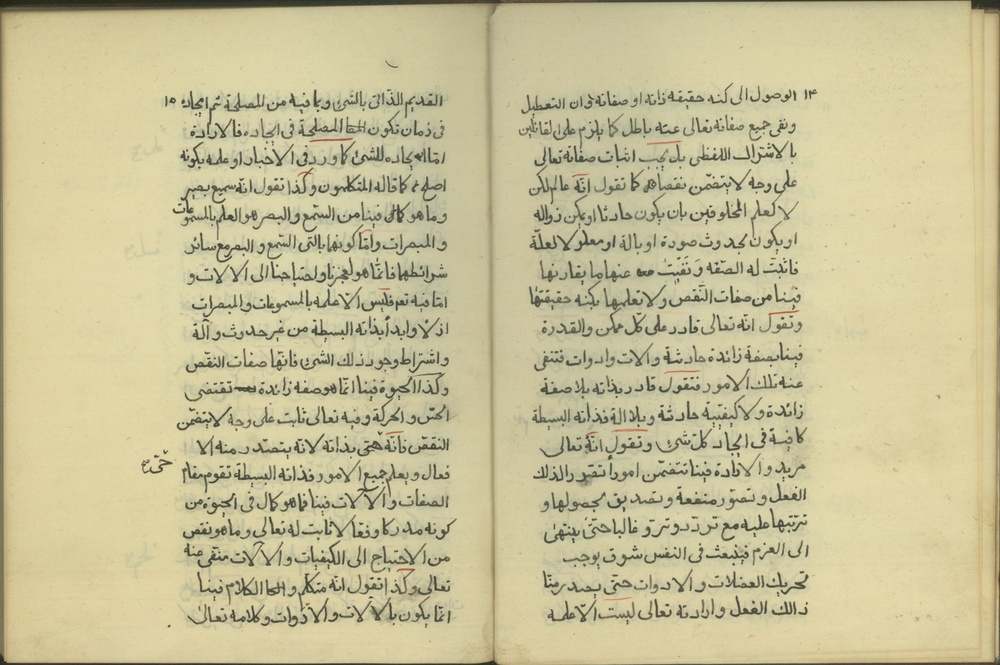
#> input picture different_binarization_threshs/img.jpg, 1000 x 665 px, shrunk from 3644 x 2423 before the run
$ python different_binarization_threshs.py
#> lines starting #> are read from the running program, lines starting #| are printed output that depends on the picture; after the words box and inside, x2 and y2 are one past the last pixel; in counts of white or black regions, pixels touching at a corner belong together
import numpy as np
import cv2
from skimage.data import page
from skimage.filters import (threshold_otsu, threshold_niblack,threshold_sauvola)

img = cv2.imread('img.jpg',0)
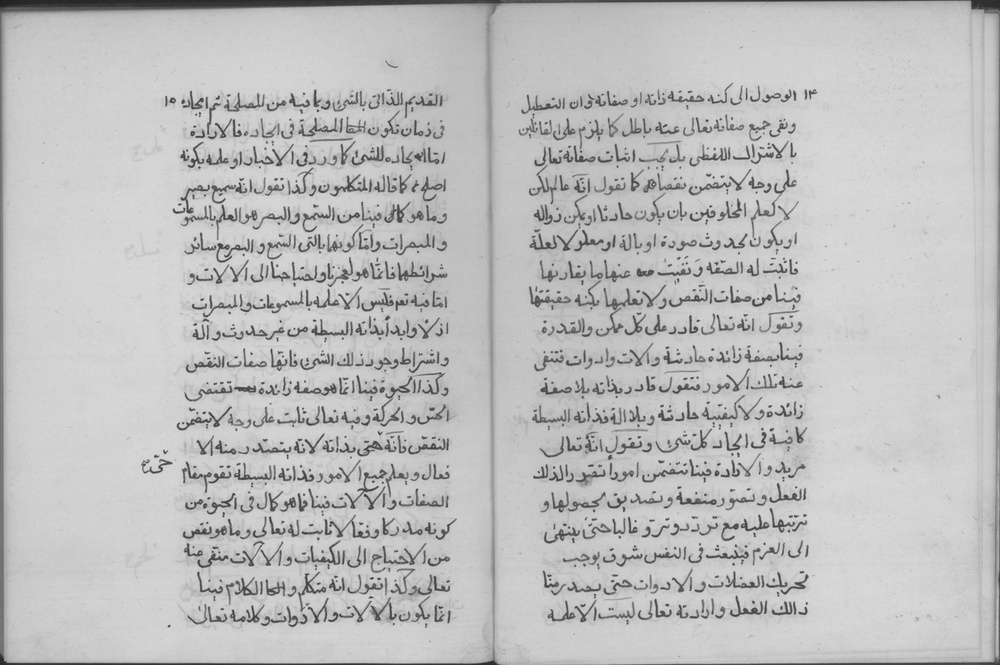
#> img: shape (665, 1000); min 30, max 220, mean 190.7
blur = cv2.GaussianBlur(img,(5,5),0)
ret, otsu = cv2.threshold(blur,0,255,cv2.THRESH_BINARY+cv2.THRESH_OTSU)
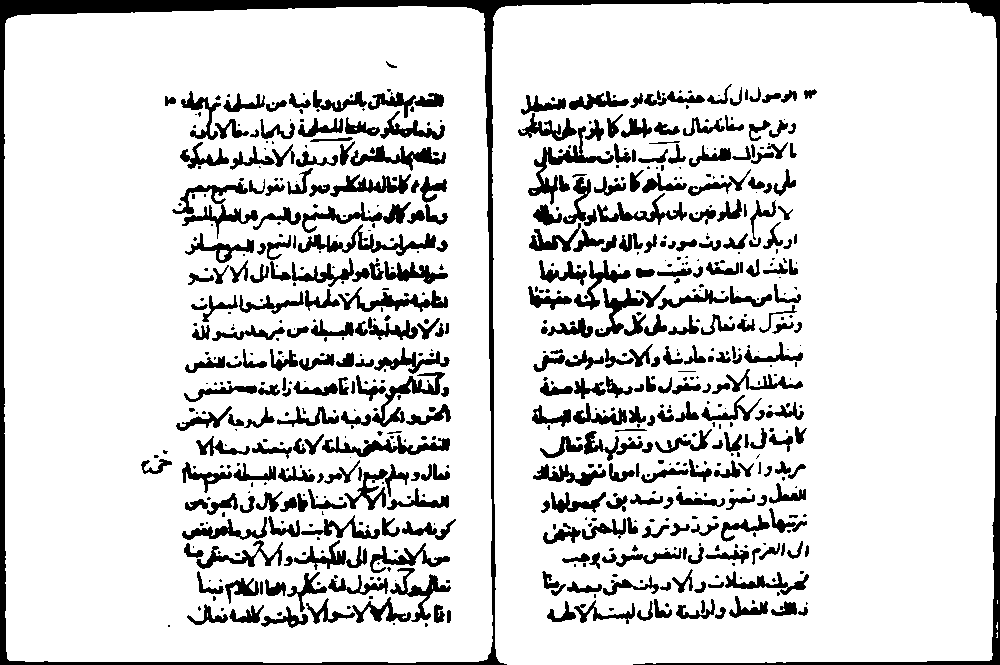
#> otsu: shape (665, 1000); 85.2% white; 704 black regions (357 under 20 px), largest, box (x1, y1, x2, y2) and area: (0, 0, 1000, 665) 18561, (172, 182, 258, 239) 1221, (298, 224, 436, 256) 1172
#> ret = 168
cv2.imwrite('{}_otsu.jpg'.format(str(0)),otsu)

thresh = threshold_niblack(img, window_size=5, k=1)
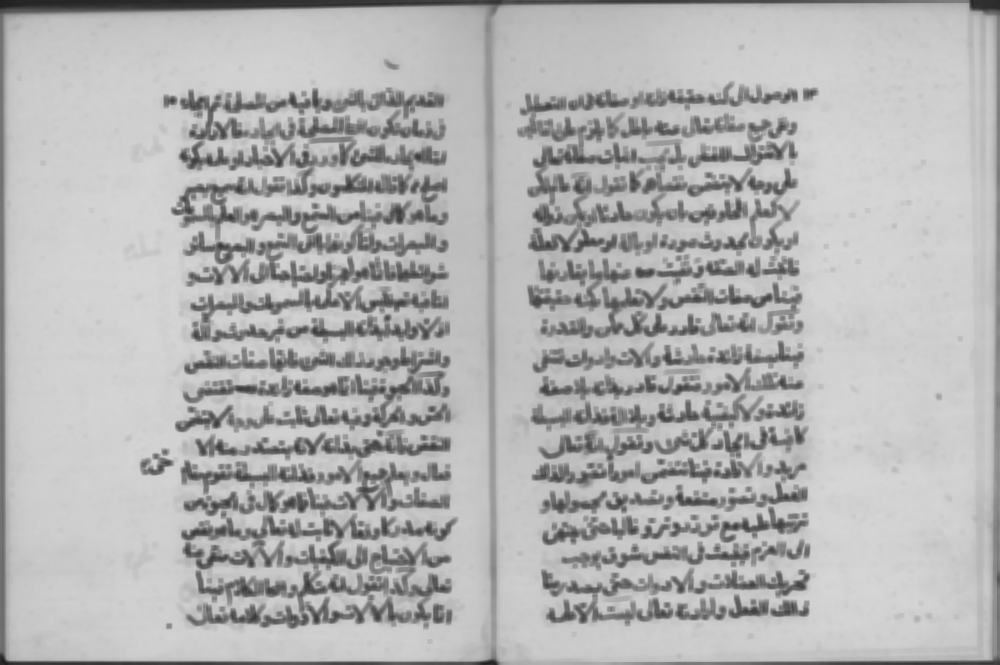
#> thresh: shape (665, 1000) float64; min 29.53, max 215.4, mean 179.7
cv2.imwrite('{}_niblack.jpg'.format(str(0)),thresh)

thresh = threshold_sauvola(img, window_size=3)
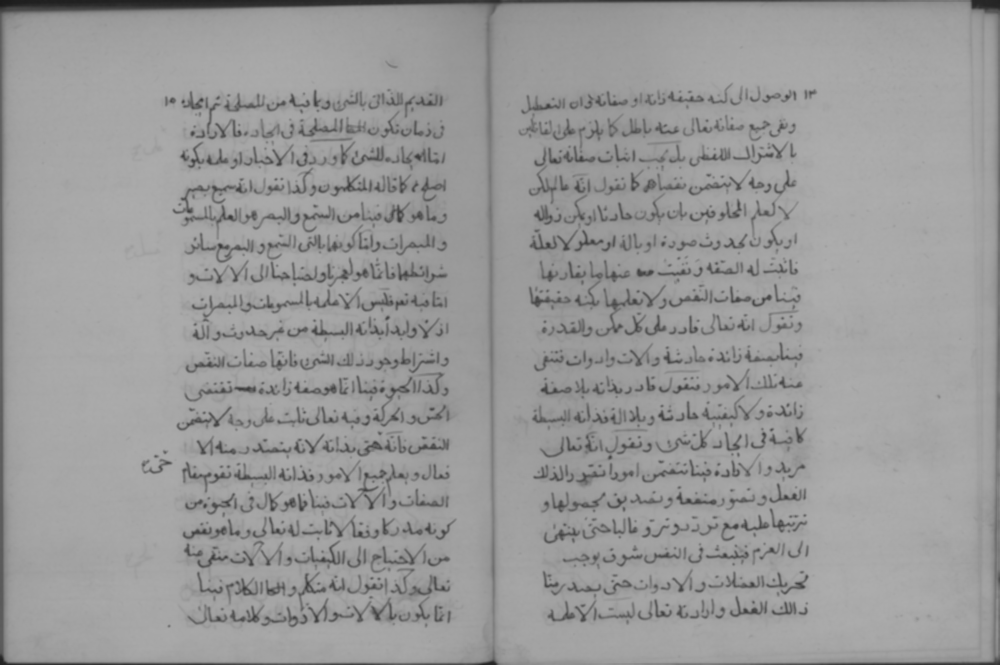
#> thresh: shape (665, 1000) float64; min 26.57, max 173.8, mean 154.6
cv2.imwrite('{}_sauvola.jpg'.format(str(0)),thresh)
